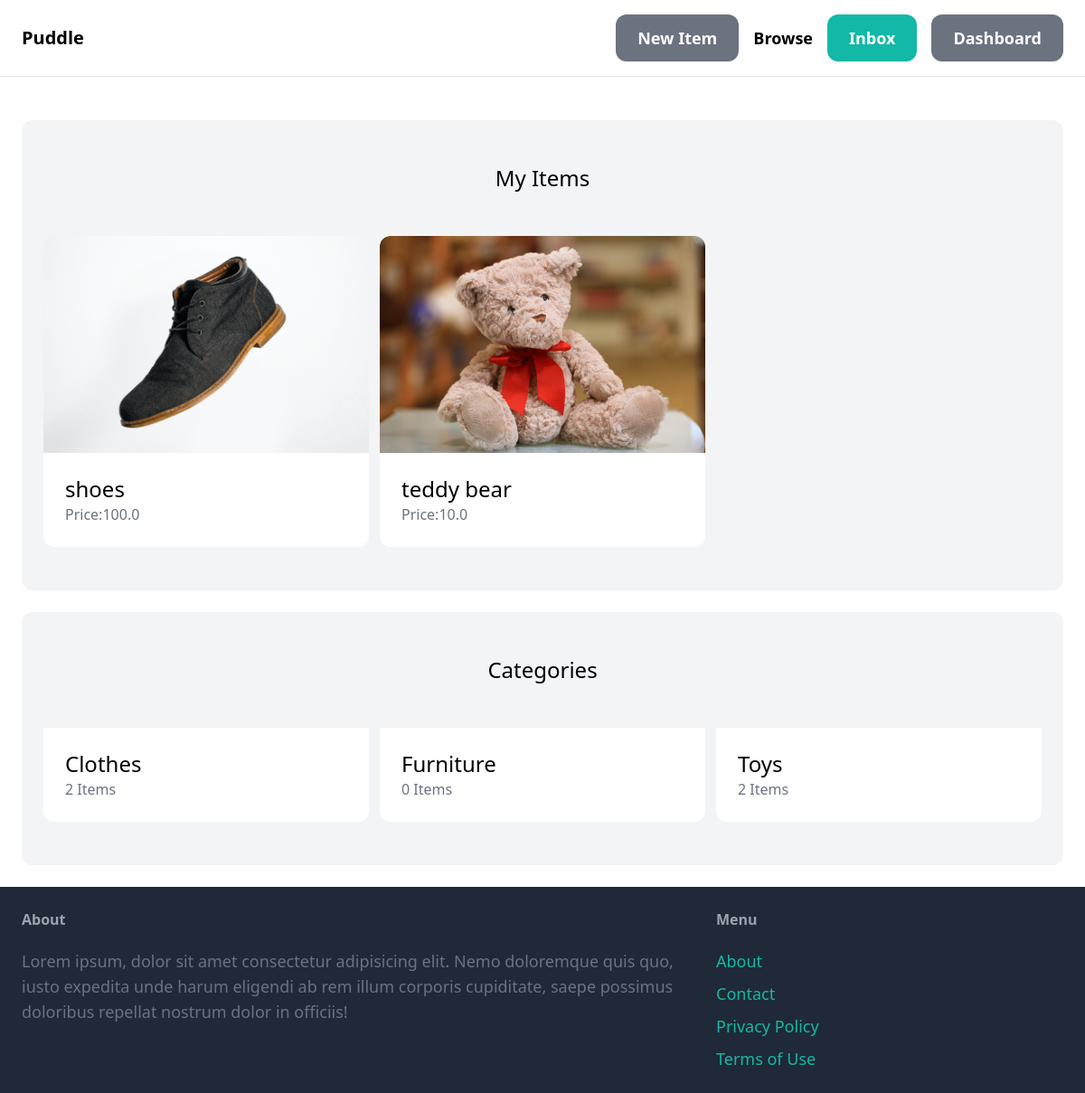
The page /dashboard/ (signed in) on the database its author committed.
### item/models.py (models this page shows, shortened)
class Item(models.Model):
    category = models.ForeignKey(Category, related_name='items', on_delete=models.CASCADE)
    name = models.CharField(max_length = 255)
    desc = models.TextField(blank=True, null=True)
    price = models.FloatField()
    image = models.ImageField(upload_to='item_images', blank=True , null=True)
    is_sold = models.BooleanField(default=False)
    created_by = models.ForeignKey(User, related_name='items', on_delete=models.CASCADE)
    created_at = models.DateField(auto_now_add=True)

class Category(models.Model):
    name = models.CharField(max_length=255)
    class Meta:
        ordering = ('name',)
        verbose_name_plural = 'Categories'

### dashboard/views.py (the view)
# urls.py: path('', index,name="index"),
@login_required
def index(request):
    item = Item.objects.filter(created_by=request.user)
    category = Category.objects.all()
    return render(request, 'dashboard/index.html',{
        'items':item,
        'categories':category
    })

### dashboard/templates/dashboard/index.html (shortened to what this page needs)
{% extends "base.html" %}
{% block content %}
    <div class="mt-6 px-6 py-12 bg-gray-100 rounded-xl">
        <h2 class="mb-12 text-2xl text-center">My Items</h2>
        <div class="grid grid-cols-3 gap-3">
            {% for item in items %}
                <div>
                    <a href="{% url 'item:detail' item.id %}">
                        <div>
                            <img src="{{item.image.url}}" class="mx-auto adjust rounded-t-xl">
                        </div>
                        <div class="p-6 bg-white rounded-b-xl">
                            <h2 class="text-2xl">{{item.name}}</h2>
                            <p class="text-gray-500">Price:{{item.price}}</p>
                        </div>
                    </a>
                </div>
            {% endfor %}
        </div>
    </div>
    <div class="mt-6 px-6 py-12 bg-gray-100 rounded-xl">
        <h2 class="mb-12 text-2xl text-center">Categories</h2>
        <div class="grid grid-cols-3 gap-3">
            {% for category in categories %}
                <div>
                    <a href="#">
                        <div class="p-6 bg-white rounded-b-xl">
                            <h2 class="text-2xl">{{category.name}}</h2>
                            <p class="text-gray-500">{{category.items.count}} Items</p>
                        </div>
                    </a>
                </div>
            {% endfor %}
        </div>
    </div>
{% endblock %}

### rows shown on the page
Item: image (picture), name "shoes", price "100.0"
Item: image (picture), name "teddy bear", price "10.0"
Category: name "Clothes", items.count "2"
Category: name "Furniture", items.count "0"
Category: name "Toys", items.count "2"
